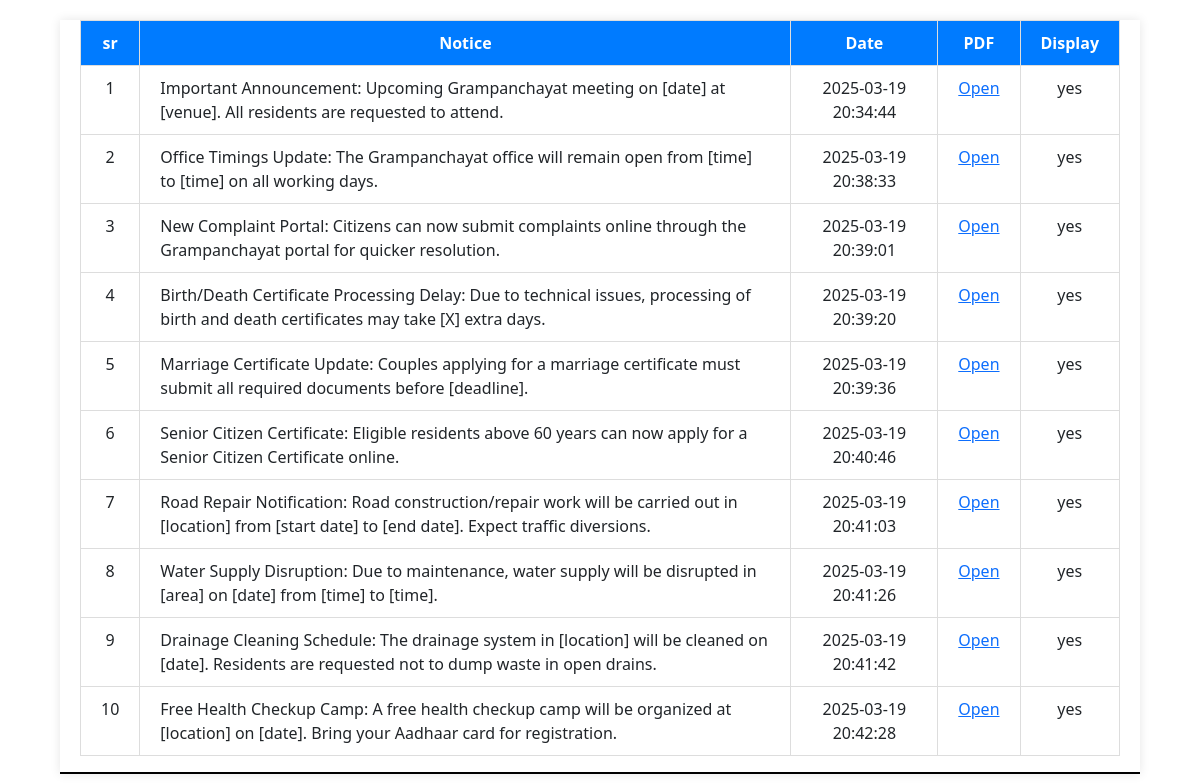
Screenshot of /notice/view_notice.php with the database file from the repository.
### tables this page shows
CREATE TABLE `notices` (
  `sr` int(10) NOT NULL,
  `notice` text NOT NULL,
  `date` datetime NOT NULL DEFAULT current_timestamp(),
  `file_path` varchar(255) NOT NULL,
  `visible` enum('yes','no') NOT NULL DEFAULT 'yes'
);

### notice/view_notice.php (the view, shortened to what this page needs)
<!DOCTYPE html>
<html lang="en">
<head>
    <link rel="stylesheet" href="https://cdn.jsdelivr.net/npm/bootstrap@5.3.0/dist/css/bootstrap.min.css">
</head>
<body>
    <div class="container">
<?php
require "../database/db.php";
    echo "
<table class='table table-bordered text-left'>
           <tr class='table-dark'>
               <th>sr</th>
               <th>Notice</th>
               <th>Date</th>
               <th>PDF</th>
               <th>Display</th>
           </tr>
           ";
           $sql = "SELECT * FROM notices WHERE visible='yes'";
$result = mysqli_query($conn, $sql);
while ($row = mysqli_fetch_assoc($result)) {
    $pdf_url="http://localhost" . str_replace("C:/xampp/htdocs", "", $row['file_path']);
    echo "
    <tr>
        <td>{$row['sr']}</td>
        <td class='txt-align'>{$row['notice']}</td>
        <td>{$row['date']}</td>
        <td><a href='$pdf_url' class='download-btn-form'>Open</a></td>
        <td>{$row['visible']}</td>
        </tr>";
}
        ?>
    </div>
</body>
</html>

### notice/view_notice.php (style rules this page uses)
.container { text-align: center; width: 90%; margin: 50px auto; padding:0 20px; background: white; box-shadow: 0 0 10px rgba(0,0,0,0.1); margin-top: 20px; overflow-y: scroll; height: 80%; border-bottom: 2px solid black; }
.table { width: 100%; border-collapse: collapse; }
.table th, .table td { border: 1px solid #ddd; padding: 10px 20px; text-align: center; }
.table th { background: #007bff; color: white; }
.txt-align { text-align: left !important; }

### rows the page displays
notices: sr "1", notice "Important Announcement: Upcoming Grampanchayat meeting on [date] at [venue]. All residents are requested to attend.", date "2025-03-19 20:34:44", visible "yes"
notices: sr "2", notice "Office Timings Update: The Grampanchayat office will remain open from [time] to [time] on all working days.", date "2025-03-19 20:38:33", visible "yes"
notices: sr "3", notice "New Complaint Portal: Citizens can now submit complaints online through the Grampanchayat portal for quicker resolution.", date "2025-03-19 20:39:01", visible "yes"
notices: sr "4", notice "Birth/Death Certificate Processing Delay: Due to technical issues, processing of birth and death certificates may take [X] extra days.", date "2025-03-19 20:39:20", visible "yes"
notices: sr "5", notice "Marriage Certificate Update: Couples applying for a marriage certificate must submit all required documents before [deadline].", date "2025-03-19 20:39:36", visible "yes"
notices: sr "6", notice "Senior Citizen Certificate: Eligible residents above 60 years can now apply for a Senior Citizen Certificate online.", date "2025-03-19 20:40:46", visible "yes"
notices: sr "7", notice "Road Repair Notification: Road construction/repair work will be carried out in [location] from [start date] to [end date]. Expect traffic diversions.", date "2025-03-19 20:41:03", visible "yes"
notices: sr "8", notice "Water Supply Disruption: Due to maintenance, water supply will be disrupted in [area] on [date] from [time] to [time].", date "2025-03-19 20:41:26", visible "yes"
notices: sr "9", notice "Drainage Cleaning Schedule: The drainage system in [location] will be cleaned on [date]. Residents are requested not to dump waste in open drains.", date "2025-03-19 20:41:42", visible "yes"
notices: sr "10", notice "Free Health Checkup Camp: A free health checkup camp will be organized at [location] on [date]. Bring your Aadhaar card for registration.", date "2025-03-19 20:42:28", visible "yes"
